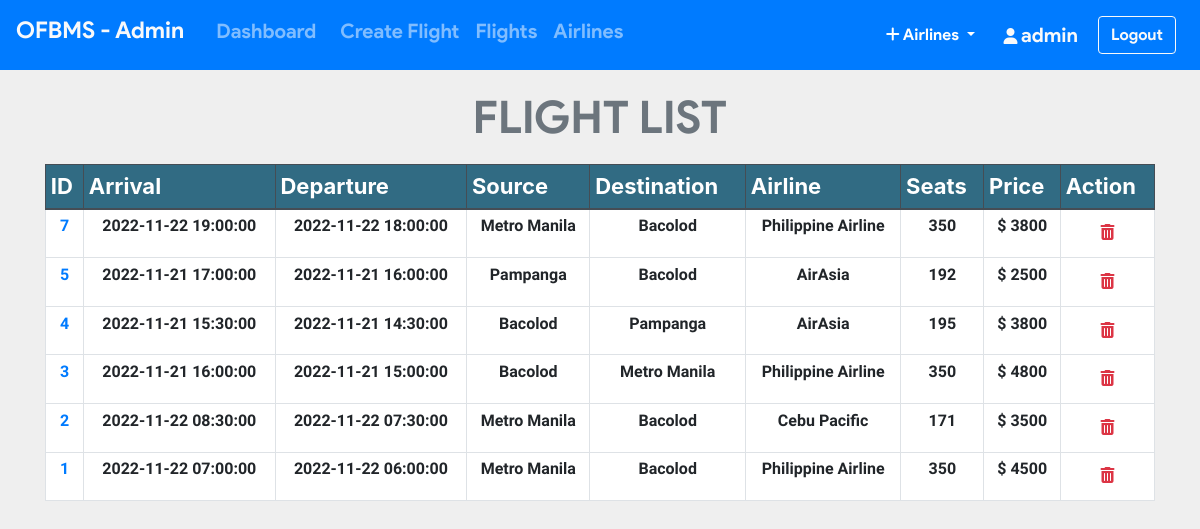
The app's page /admin/all_flights.php (signed in) with its own data.
### tables this page shows
CREATE TABLE `flight` (
  `flight_id` int(11) NOT NULL,
  `admin_id` int(11) NOT NULL,
  `arrivale` datetime NOT NULL,
  `departure` datetime NOT NULL,
  `Destination` varchar(20) NOT NULL,
  `source` varchar(20) NOT NULL,
  `airline` varchar(20) NOT NULL,
  `Seats` varchar(110) NOT NULL,
  `duration` varchar(20) NOT NULL,
  `Price` int(11) NOT NULL,
  `status` varchar(6) DEFAULT NULL,
  `issue` varchar(50) DEFAULT NULL,
  `last_seat` varchar(5) DEFAULT '',
  `bus_seats` int(11) DEFAULT 20,
  `last_bus_seat` varchar(5) DEFAULT ''
);

### admin/all_flights.php (the view, shortened to what this page needs)
<?php include_once 'header.php'; ?>
<?php include_once 'footer.php';
require '../helpers/init_conn_db.php';?>
    <main>
        <?php if(isset($_SESSION['adminId'])) { ?>
          <div class="container-md mt-2">
            <h1 class="display-4 text-center text-secondary"
              >FLIGHT LIST</h1>
            <table class="table table-sm table-bordered">
              <thead class="thead-dark">
                <tr>
                  <th scope="col">ID</th>
                  <th scope="col">Arrival</th>
                  <th scope="col">Departure</th>
                  <th scope="col">Source</th>
                  <th scope="col">Destination</th>
                  <th scope="col">Airline</th>
                  <th scope="col">Seats</th>
                  <th scope="col">Price</th>
                  <th scope="col">Action</th>
                </tr>
              </thead>
              <tbody>
                <?php
                $sql = 'SELECT * FROM Flight ORDER BY flight_id DESC';
                $stmt = mysqli_stmt_init($conn);
                mysqli_stmt_prepare($stmt,$sql);
                mysqli_stmt_execute($stmt);
                $result = mysqli_stmt_get_result($stmt);
                while ($row = mysqli_fetch_assoc($result)) {
                  echo "
                  <tr class='text-center'>
                    <td scope='row'>
                      <a href='pass_list.php?flight_id=".$row['flight_id']."'>
                      ".$row['flight_id']." </a> </td>
                    <td>".$row['arrivale']."</td>
                    <td>".$row['departure']."</td>
                    <td>".$row['source']."</td>
                    <td>".$row['Destination']."</td>
                    <td>".$row['airline']."</td>
                    <td>".$row['Seats']."</td>
                    <td>$ ".$row['Price']."</td>
                    <td>
                    <form action='all_flights.php' method='post'>
                      <input name='flight_id' type='hidden' value=".$row['flight_id'].">
                      <button  class='btn' type='submit' name='del_flight'>
                      <i class='text-danger fa fa-trash'></i></button>
                    </form>
                    </td>
                  </tr>
                  ";
                }
                ?>
              </tbody>
            </table>
          </div>
        <?php } ?>
    </main>

### admin/header.php (style rules this page uses)
.table .thead-dark th { background-color: #316b83; }

### admin/all_flights.php (style rules this page uses)
table { background-color: white; }
h1 { margin-top: 20px; margin-bottom: 20px; font-family: 'product sans'; font-size: 45px !important; font-weight: lighter; }
body { background-color: #efefef; }
th { font-size: 22px; }
td { margin-top: 10px !important; font-size: 16px; font-weight: bold; font-family: 'Assistant', sans-serif !important; }

### records on screen
flight: flight_id "7", arrivale "2022-11-22 19:00:00", departure "2022-11-22 18:00:00", source "Metro Manila", Destination "Bacolod", airline "Philippine Airline", Seats "350", Price "3800"
flight: flight_id "5", arrivale "2022-11-21 17:00:00", departure "2022-11-21 16:00:00", source "Pampanga", Destination "Bacolod", airline "AirAsia", Seats "192", Price "2500"
flight: flight_id "4", arrivale "2022-11-21 15:30:00", departure "2022-11-21 14:30:00", source "Bacolod", Destination "Pampanga", airline "AirAsia", Seats "195", Price "3800"
flight: flight_id "3", arrivale "2022-11-21 16:00:00", departure "2022-11-21 15:00:00", source "Bacolod", Destination "Metro Manila", airline "Philippine Airline", Seats "350", Price "4800"
flight: flight_id "2", arrivale "2022-11-22 08:30:00", departure "2022-11-22 07:30:00", source "Metro Manila", Destination "Bacolod", airline "Cebu Pacific", Seats "171", Price "3500"
flight: flight_id "1", arrivale "2022-11-22 07:00:00", departure "2022-11-22 06:00:00", source "Metro Manila", Destination "Bacolod", airline "Philippine Airline", Seats "350", Price "4500"

### other values on screen
$_SESSION['adminUname'] "admin"
